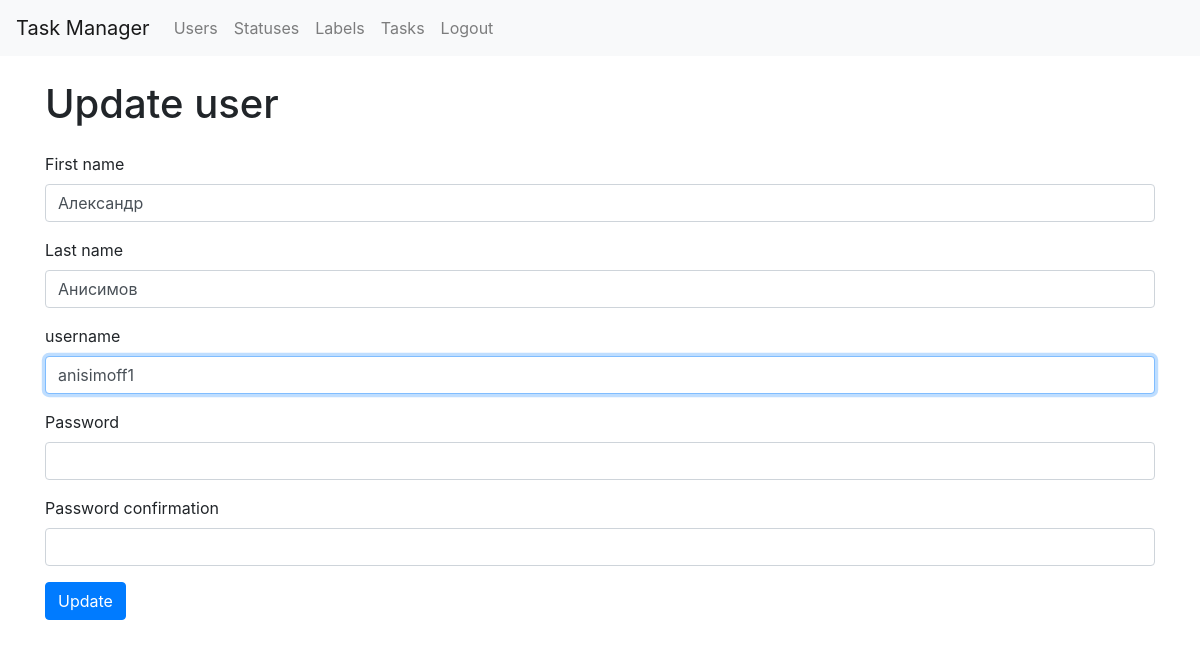
The app's page /users/1/update/ (signed in) with its own data.
### users/models.py (models this page shows, shortened)
class CustomUsers(AbstractUser):
    first_name = models.CharField(max_length=255, default="")
    last_name = models.CharField(max_length=255, default="")

### users/views.py (the view, shortened to what this page needs)
# urls.py: path('<int:pk>/update/', UserUpdate.as_view(), name="users_update"),
class UserUpdate(CustomUserPermisionsMixin, DataMixin, UpdateView):
    model = CustomUsers
    template_name = 'users/users_update.html'
    form_class = CustomUserCreationForm
    def get_context_data(self, *, object_list=None, **kwargs):
        context = super().get_context_data(**kwargs)
        c_def = self.get_user_context(title=_("Updating user"))
        return context | c_def

### users/forms.py (shortened to what this page needs)
class CustomUserCreationForm(UserCreationForm):
    first_name = forms.CharField(
        label=_("First name"),
        max_length=255,
        widget=forms.TextInput(attrs={'class': 'form-control'})
    )
    last_name = forms.CharField(
        label=_("Last name"),
        max_length=255,
        widget=forms.TextInput(attrs={'class': 'form-control'})
    )
    username = forms.CharField(
        label=_("username"),
        widget=forms.TextInput(attrs={'class': 'form-control'})
    )
    password1 = forms.CharField(
        label=_('Password'),
        widget=forms.PasswordInput(attrs={'class': 'form-control'})
    )
    password2 = forms.CharField(
        label=_('Password confirmation'),
        widget=forms.PasswordInput(attrs={'class': 'form-control'})
    )
    class Meta:
        model = CustomUsers
        fields = [
            'first_name',
            'last_name',
            'username',
            'password1',
            'password2']

### task_manager/utils.py (called while the page is built)
    def get_user_context(self, **kwargs):
        context = kwargs
        user_menu = menu.copy()
        if self.request.user.is_authenticated:
            user_menu.pop(4)
            user_menu.pop(4)
        if not self.request.user.is_authenticated:
            user_menu.pop(1)
            user_menu.pop(1)
            user_menu.pop(1)
            user_menu.pop(3)
        context['menu'] = user_menu
        return context

    def has_permissions(self):
        print(self.get_object().username)
        return self.get_object().username == self.request.user.username

    def dispatch(self, request, *args, **kwargs):
        if not self.has_permissions():
            messages.warning(
                request,
                "У вас нет прав для изменения другого пользователя."
            )
            return redirect('users_list')
        return super().dispatch(request, *args, **kwargs)

### task_manager/templates/users/users_update.html (shortened to what this page needs)
{% extends 'layout.html' %}
{% load bootstrap4 %}
{% block content %}
{% load i18n %}
<div class="container wrapper flex-grow-1">
    <h1 class="my-4"> {% trans "Update user" %} </h1>
    <form method="post">
        {% for f in form %}
        <div class="mb-3">
            <label class="form-label" for="{{ f.id_for_label }}">{{f.label}}</label>
            {{ f }}
        </div>
        {% endfor %}
        <button class="btn btn-primary" type="submit" value="Изменить">{% trans "Update" %}</button>
    </form>
</div>
{% endblock %}

### records on screen
CustomUsers: form "Александр" "Анисимов" "anisimoff1"

### other values on screen
{{ menu_tag.title }} "Users" "Statuses" "Labels" "Tasks" "Logout"
{{ f.label }} "First name" "Last name" "username" "Password" "Password confirmation"
